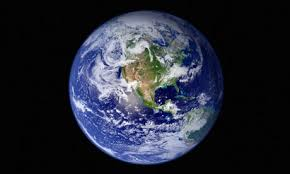
#> input picture OPENCV/res1.jpg, 290 x 174 px, found by its file name
$ python OpenCV3.py
#> lines starting #> are read from the running program, lines starting #| are printed output that depends on the picture
import numpy as np
import cv2

img = cv2.imread(r'D:\ibrahim_ediz\Ornekler\OPENCV\res1.jpg',cv2.IMREAD_COLOR)
#> img is the input picture: shape (174, 290, 3); mean B, G, R 52.9, 40.6, 37.1
import cv2
import numpy as np

# 500 x 250
img1 = cv2.imread(r'D:\ibrahim_ediz\Ornekler\OPENCV\3D-Matplotlib.png')
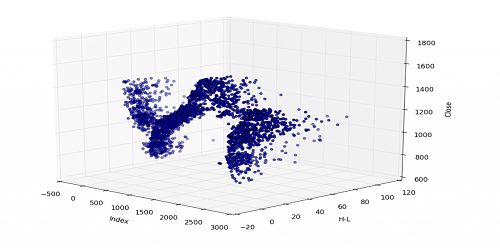
#> input picture OPENCV/3D-Matplotlib.png, 500 x 250 px, found by its file name
#> img1 is the input picture: shape (250, 500, 3); mean B, G, R 240.9, 235.7, 235.7
img2 = cv2.imread(r'D:\ibrahim_ediz\Ornekler\OPENCV\mainsvmimage.png')
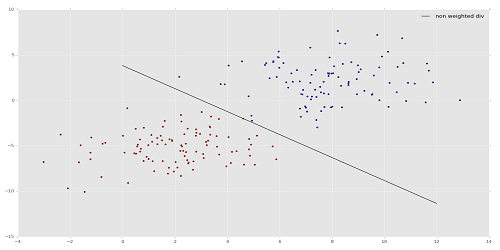
#> input picture OPENCV/mainsvmimage.png, 500 x 250 px, found by its file name
#> img2 is the input picture: shape (250, 500, 3); mean B, G, R 231.8, 231.6, 231.8

add = img1+img2
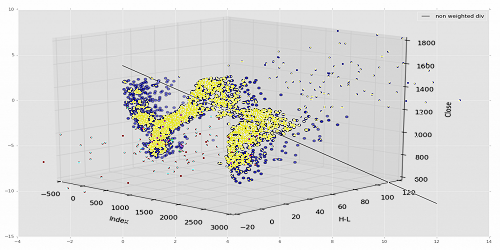
#> add: shape (250, 500, 3); mean B, G, R 217.4, 219.7, 219.8

cv2.imshow('add',add)

add2 = cv2.addWeighted(img1,0.6,img2,0.4,0)
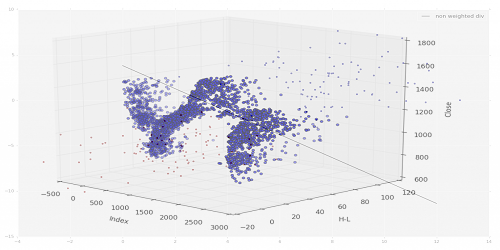
#> add2: shape (250, 500, 3); mean B, G, R 237.2, 234.1, 234.2
cv2.imshow('add2',add2)

cv2.waitKey(0)
cv2.destroyAllWindows()
